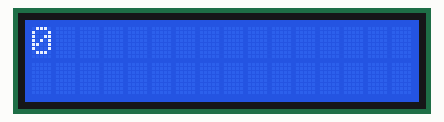
Simulated run of this sketch. Board: Arduino Mega 2560, built with avr-gcc and run on an emulated ATmega2560. Shown: 16×2 character LCD.

Above: at 0.1 s.
At 1.1 s:
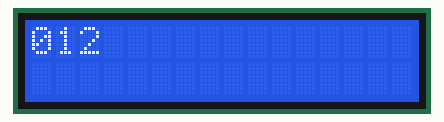
At 2.6 s:
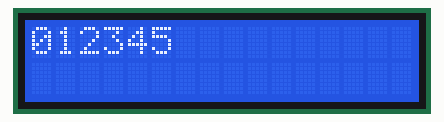
At 5.1 s:
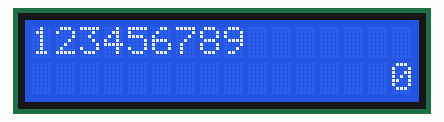
At 7.6 s:
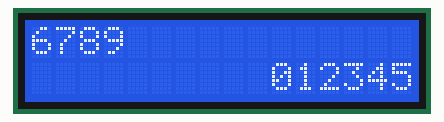
At 10.6 s:
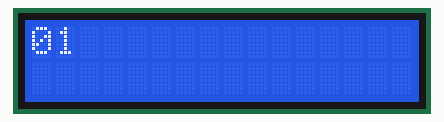

Measured:
- by itself, everything shown: repeats every 10.0 s, in 21 steps
- what the display in image 1 shows lasts 0.5 s, from 1.1 s to 1.6 s

The sketch:

Autoscroll_LCDtest.pde
```cpp
/*
 LCD example with Weather Tunnel interface pins --
 http://www.arduino.cc/en/Tutorial/LiquidCrystal
 */

// include the library code:
#include <LiquidCrystal.h>

// initialize the library with the numbers of the interface pins
LiquidCrystal lcd(49, 45, 29, 27, 25, 23);

void setup() {
  // set up the LCD's number of columns and rows:
  lcd.begin(16,2);
}

void loop() {
  // set the cursor to (0,0):
  lcd.setCursor(0, 0);
  // print from 0 to 9:
  for (int thisChar = 0; thisChar < 10; thisChar++) {
   lcd.print(thisChar);
   delay(500);
  }

  // set the cursor to (16,1):
  lcd.setCursor(16,1);
  // set the display to automatically scroll:
  lcd.autoscroll();
  // print from 0 to 9:
  for (int thisChar = 0; thisChar < 10; thisChar++) {
    lcd.print(thisChar);
    delay(500);
  }
  // turn off automatic scrolling
  lcd.noAutoscroll();

  // clear screen for the next loop:
  lcd.clear();
}
```
